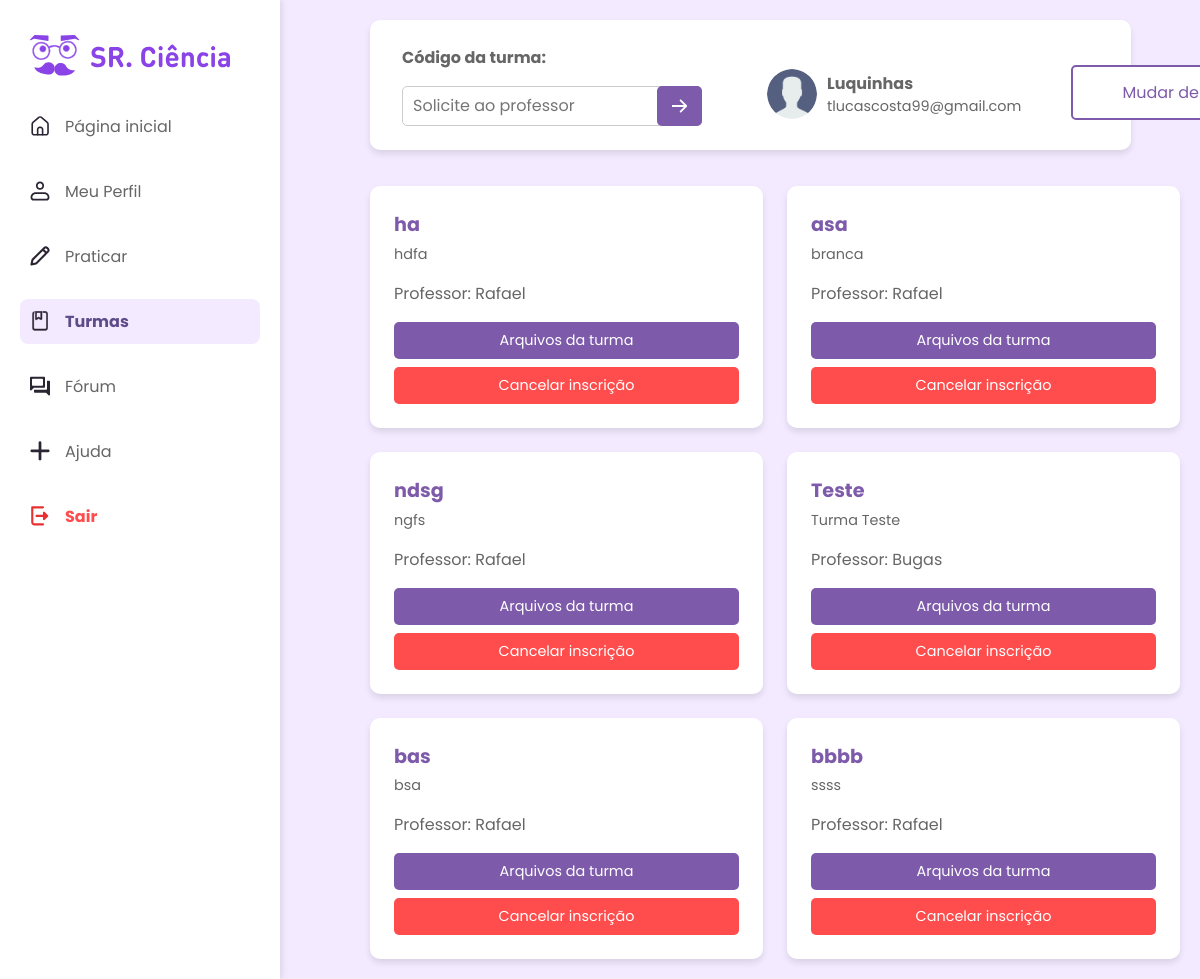
The page /turmas/ (signed in) on the database its author committed.
### srciencia_auth/models/Usuario.py (models this page shows, shortened)
class Usuario(AbstractUser):
    nome = models.CharField(max_length=255, blank=False, null=False, verbose_name="Nome Completo")
    perfil = models.IntegerField(choices=PERFIL, default=2)
    email = models.EmailField(unique=True)
    foto = models.ImageField(upload_to='fotos_perfil/', blank=True, null=True)
    data_cadastro = models.DateTimeField(auto_now_add=True)
    data_alteracao = models.DateTimeField(auto_now=True)
    situacao = models.CharField(max_length=100, blank=True, null=True)

### srciencia_core/models/Turma.py (models this page shows, shortened)
class Turma(models.Model):
    nome = models.CharField(max_length=100)
    descricao = models.TextField(blank=True, null=True)
    codigo = models.CharField(max_length=8, unique=True)
    professor = models.ForeignKey(User, on_delete=models.CASCADE, related_name="turmas_criadas")
    alunos = models.ManyToManyField(User, through='TurmaAluno', related_name="turmas")
    criado_em = models.DateTimeField(auto_now_add=True)

### srciencia_core/views/TurmasView.py (the view)
@login_required
def turmas_view(request):
    if request.user.perfil == 3:
        turmas = Turma.objects.filter(professor=request.user)
        turmas_com_dados = [
            {
                "id": turma.id,
                "nome": turma.nome,
                "descricao": turma.descricao,
                "codigo": turma.codigo,
            }
            for turma in turmas
        ]
        return render(request, "professor_turmas.html", {"turmas": turmas_com_dados})
    elif request.user.perfil == 2:
        conta_atual = request.session.get("conta_atual", request.user.email)
        turmas = TurmaAluno.objects.filter(aluno=request.user, visivel=True).select_related("turma", "turma__professor")
        turmas_com_dados = [
            {
                "id": turma.turma.id,
                "nome": turma.turma.nome,
                "descricao": turma.turma.descricao,
                "professor__username": turma.turma.professor.username if turma.turma.professor else "Desconhecido",
            }
            for turma in turmas
        ]
        return render(request, "turmas.html", {
            "turmas": turmas_com_dados,
            "conta_atual": conta_atual,
        })
    return redirect('pagina_inicial')

### srciencia_core/context_processors.py (called while the page is built)
def active_menu(request):
    menu_map = {
        "pagina_inicial": "pagina_inicial",
        "professor_turmas": "turmas",
        "turmas": "turmas",
        "pendentes": "praticar",
        "ajuda": "ajuda",
        "meu_perfil": "meu_perfil",
    }
    active_menu = None
    if request.resolver_match:
        active_menu = menu_map.get(request.resolver_match.url_name)
    return {"active_menu": active_menu}

### srciencia_core/templates/turmas.html (shortened to what this page needs)
{% load static %}
<!DOCTYPE html>
<html lang="pt-br">
<head>
    <link rel="stylesheet" href="{% static 'css/turmas.css' %}">
    <link rel="stylesheet" href="{% static 'css/global.css' %}">
    <link rel="stylesheet" href="{% static 'css/global-core.css' %}">
</head>
<body>
    <div class="container">
        <aside class="sidebar">
            <div class="logo">
                <img src="{% static 'assets/sr_ciencia.svg' %}" alt="SR. Ciência">
            </div>
            <nav>
                <ul>
                    <li><a href="{% url 'pagina_inicial' %}"><img src="{% static 'assets/home.svg' %}" alt="">Página inicial</a></li>
                    <li>
                        <a href="{% if user.perfil == 3 %}{% url 'professor_perfil' %}{% elif user.perfil == 2 %}{% url 'aluno_perfil' %}{% endif %}">
                            <img src="{% static 'assets/profile.svg' %}" alt="">Meu Perfil
                        </a>
                    </li>
                    <li><a href="{% url 'aluno_praticar' %}"><img src="{% static 'assets/practice.svg' %}" alt="">Praticar</a></li>
                    <li>
                        <a href="{% if user.perfil == 3 %}{% url 'professor_turmas' %}{% else %}{% url 'turmas' %}{% endif %}" class="active">
                            <img src="{% static 'assets/classes.svg' %}" alt="">Turmas
                        </a>
                    </li>
                    <li><a href="#"><img src="{% static 'assets/forum.svg' %}" alt="">Fórum</a></li>
                    <li><a href="#"><img src="{% static 'assets/help.svg' %}" alt="">Ajuda</a></li>
                    <li><a href="{% url 'login' %}" class="logout"><img src="{% static 'assets/logout.svg' %}" alt="">Sair</a></li>
                </ul>
            </nav>
        </aside>
        <main class="main-container">
            <div class="header">
                <div class="header-input">
                    <label for="codigo-turma">Código da turma:</label>
                    <div class="input-wrapper">
                        <input type="text" id="codigo-turma" placeholder="Solicite ao professor">
                        <button id="submit-codigo-turma" class="btn-submit">
                            <img src="{% static 'assets/arrow-right.svg' %}" alt="Enviar" class="submit-icon">
                        </button>
                    </div>
                </div>
                <div class="header-user">
                    <div class="user-info">
                        <div class="user-avatar">
                            <figure>
                                <img src="{% static 'assets/user.avif' %}" alt="Usuário">
                            </figure>
                        </div>
                        <div>
                            <p class="user-name">{{ user.username }}</p>
                            <p class="user-email">{{ conta_atual }}</p>
                        </div>
                    </div>
                    <button id="change-account-btn" class="change-account">Mudar de conta</button>
                </div>
            </div>
            <div class="cards">
                {% if turmas %}
                    {% for turma in turmas %}
                    <div class="card {{ turma.cor }}" data-id="{{ turma.id }}">
                        <div class="card-header">
                            <h3>{{ turma.nome }}</h3>
                            <p>{{ turma.descricao }}</p>
                        </div>
                        <p>Professor: {{ turma.professor__username }}</p>
                        <div class="card-actions">
                            <button class="view-files" data-id="{{ turma.id }}">Arquivos da turma</button>
                            <button class="cancel" data-id="{{ turma.id }}">Cancelar inscrição</button>
                        </div>
                    </div>
                {% endfor %}
                {% else %}
                    <p id="no-turmas-message">Não há turmas cadastradas para esta conta.</p>
                {% endif %}
            </div>
        </main>
    </div>
</body>
</html>

### srciencia_core/static/css/turmas.css (style rules this page uses)
:root { --light-purple: #f3eaff; --dark-purple: #5e4b8a; --primary-purple: #7d5baa; --white: #ffffff; --gray: #666666; --light-gray: #cccccc; --danger-red: #ff4d4d; --green: #4caf50; --orange: #ff9800; }
body { margin: 0; font-family: Arial, sans-serif; background-color: var(--light-purple); color: var(--gray); }
.container { display: flex; }
.header-input { display: flex; flex-direction: column; gap: 0.5rem; }
.header-input label { font-size: 1rem; font-weight: bold; color: var(--gray); }
.header-input input { padding: 0.8rem; border: 1px solid var(--light-gray); border-radius: 5px; font-size: 1rem; width: 385px; }
button { padding: 0.5rem 1rem; font-size: 0.9rem; background-color: var(--primary-purple); color: var(--white); border: none; border-radius: 5px; cursor: pointer; transition: all 0.3s; }
.submit-icon { width: 16px; height: 16px; filter: brightness(0) invert(1); }

### srciencia_auth/static/css/global.css (style rules this page uses)
* { margin: 0; padding: 0; box-sizing: border-box; scroll-behavior: smooth; font-family: 'Poppins', sans-serif; text-decoration: none; }
:root { --color-white: #FFFFFF; --color-light-purple: #EFE3FF; --color-medium-purple: #7F57B3; --color-dark-purple: #695880; --color-primary-purple: #8943E6; --color-light-gray: #F2F2F2; --color-medium-gray: #C9C9C9; --color-dark-gray: #48444C; --color-dark-purple-gray: #2B2433; --color-red: #E83030; --box-shadow: 0 0px 10px rgba(0, 0, 0, 0.2); }
html, body { display: flex; flex-direction: column; min-height: 100dvh; }
main { flex-grow: 1; }

### rows shown on the page
Usuario: username "Luquinhas"
Turma: nome "ha", descricao "hdfa"
Usuario: professor__username "Rafael" "Rafael" "Rafael" "Rafael" "Rafael"
Turma: nome "asa", descricao "branca"
Turma: nome "ndsg", descricao "ngfs"
Turma: nome "Teste", descricao "Turma Teste"
Usuario: professor__username "Bugas"
Turma: nome "bas", descricao "bsa"
Turma: nome "bbbb", descricao "ssss"
